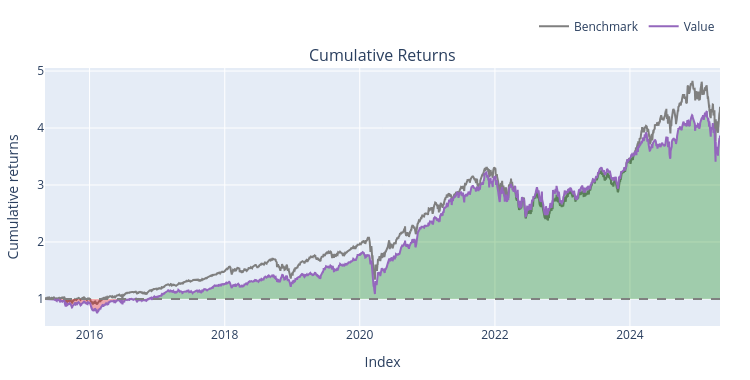

The code cell stored with this chart in its notebook:
### Markdown cell above
### Awesome Oscillator for S and P 500 companies

### Code cell
median_price = (high_df + low_df) / 2


awesome_dict = {}

for ticker in median_price.columns:
    prices = median_price[ticker].to_numpy(dtype=np.float64)

    sma5 = talib.SMA(prices, timeperiod=5)
    sma34 = talib.SMA(prices, timeperiod=34)

    awesome_dict[ticker] = sma5 - sma34

awesome = pd.DataFrame(
    awesome_dict,
    index=median_price.index
)


entries = (awesome < 0) & (awesome.shift(1) > 0)
exits = (awesome > 0) & (awesome.shift(1) < 0)

backtest1 = vbt.Portfolio.from_signals(
    close=close_df,
    entries=entries,
    exits=exits,
    init_cash=100_000.0,
    size=10_000.0,
    size_type="value",
    cash_sharing = True,
    group_by= True,
    freq="1D",
    fees=0.001
)

# 8. View results
print(backtest1.stats())
backtest1.plot().show()

### Figure 1 — Plotly figure (JSON) as saved in the notebook; plotly's stock layout.template omitted (floating-point values rounded to 4 significant figures; data arrays with more than 128 entries replaced by an {"elided": "..."} marker saying what was removed)
{"data": [{"legendgroup": "0", "line": {"color": "#7f7f7f"}, "name": "Benchmark", "showlegend": true, "type": "scatter", "uid": "3f27fa8d-0a4c-4ee6-9058-32b549569140", "x": {"elided": "2515 str values"}, "xaxis": "x", "y": {"elided": "2515 float values"}, "yaxis": "y"}, {"hoverinfo": "skip", "legendgroup": "1", "line": {"color": "rgba(0, 0, 0, 0)", "width": 0}, "opacity": 0, "showlegend": false, "type": "scatter", "uid": "475e37fd-a639-4a02-9e1e-98df34cf4a91", "x": {"elided": "2515 str values"}, "xaxis": "x", "y": {"elided": "2515 int values"}, "yaxis": "y"}, {"connectgaps": false, "fill": "tonexty", "fillcolor": "rgba(0, 128, 0, 0.3)", "hoverinfo": "skip", "legendgroup": "1", "line": {"color": "rgba(0, 0, 0, 0)", "width": 0}, "opacity": 0, "showlegend": false, "type": "scatter", "uid": "9fdff03a-3c8d-4434-b8a7-e3b3b075a1ad", "x": {"elided": "2515 str values"}, "xaxis": "x", "y": {"elided": "2515 float values"}, "yaxis": "y"}, {"hoverinfo": "skip", "legendgroup": "1", "line": {"color": "rgba(0, 0, 0, 0)", "width": 0}, "opacity": 0, "showlegend": false, "type": "scatter", "uid": "b6ba56b5-2f95-43aa-8be3-4ca5ff1b9998", "x": {"elided": "2515 str values"}, "xaxis": "x", "y": {"elided": "2515 int values"}, "yaxis": "y"}, {"connectgaps": false, "fill": "tonexty", "fillcolor": "rgba(255, 0, 0, 0.3)", "hoverinfo": "skip", "legendgroup": "1", "line": {"color": "rgba(0, 0, 0, 0)", "width": 0}, "opacity": 0, "showlegend": false, "type": "scatter", "uid": "16c621ea-8b91-44d5-829d-7e2680316a03", "x": {"elided": "2515 str values"}, "xaxis": "x", "y": {"elided": "2515 float values"}, "yaxis": "y"}, {"legendgroup": "2", "line": {"color": "#9467bd"}, "name": "Value", "showlegend": true, "type": "scatter", "uid": "5a2b4c72-16d8-45e0-9470-62ae13481e3f", "x": {"elided": "2515 str values"}, "xaxis": "x", "y": {"elided": "2515 float values"}, "yaxis": "y"}, {"hoverinfo": "skip", "legendgroup": "1", "line": {"color": "rgba(0, 0, 0, 0)", "width": 0}, "opacity": 0, "showlegend": false, "type": "scatter", "uid": "7c1f3f4b-4fc5-4f4a-af25-a942f7d1c6df", "x": {"elided": "2515 str values"}, "xaxis": "x", "y": {"elided": "2515 int values"}, "yaxis": "y"}], "layout": {"annotations": [{"font": {"size": 16}, "showarrow": false, "text": "Cumulative Returns", "x": 0.5, "xanchor": "center", "xref": "paper", "y": 1, "yanchor": "bottom", "yref": "paper"}], "height": 380, "legend": {"orientation": "h", "traceorder": "normal", "x": 1, "xanchor": "right", "y": 1.105, "yanchor": "bottom"}, "margin": {"b": 30, "l": 30, "r": 30, "t": 30}, "shapes": [{"line": {"color": "gray", "dash": "dash"}, "type": "line", "x0": 0, "x1": 1, "xref": "paper", "y0": 1, "y1": 1, "yref": "y"}], "showlegend": true, "width": 750, "xaxis": {"anchor": "y", "domain": [0, 1], "title": {"text": "Index"}}, "yaxis": {"anchor": "x", "domain": [0, 1], "title": {"text": "Cumulative returns"}}}}
